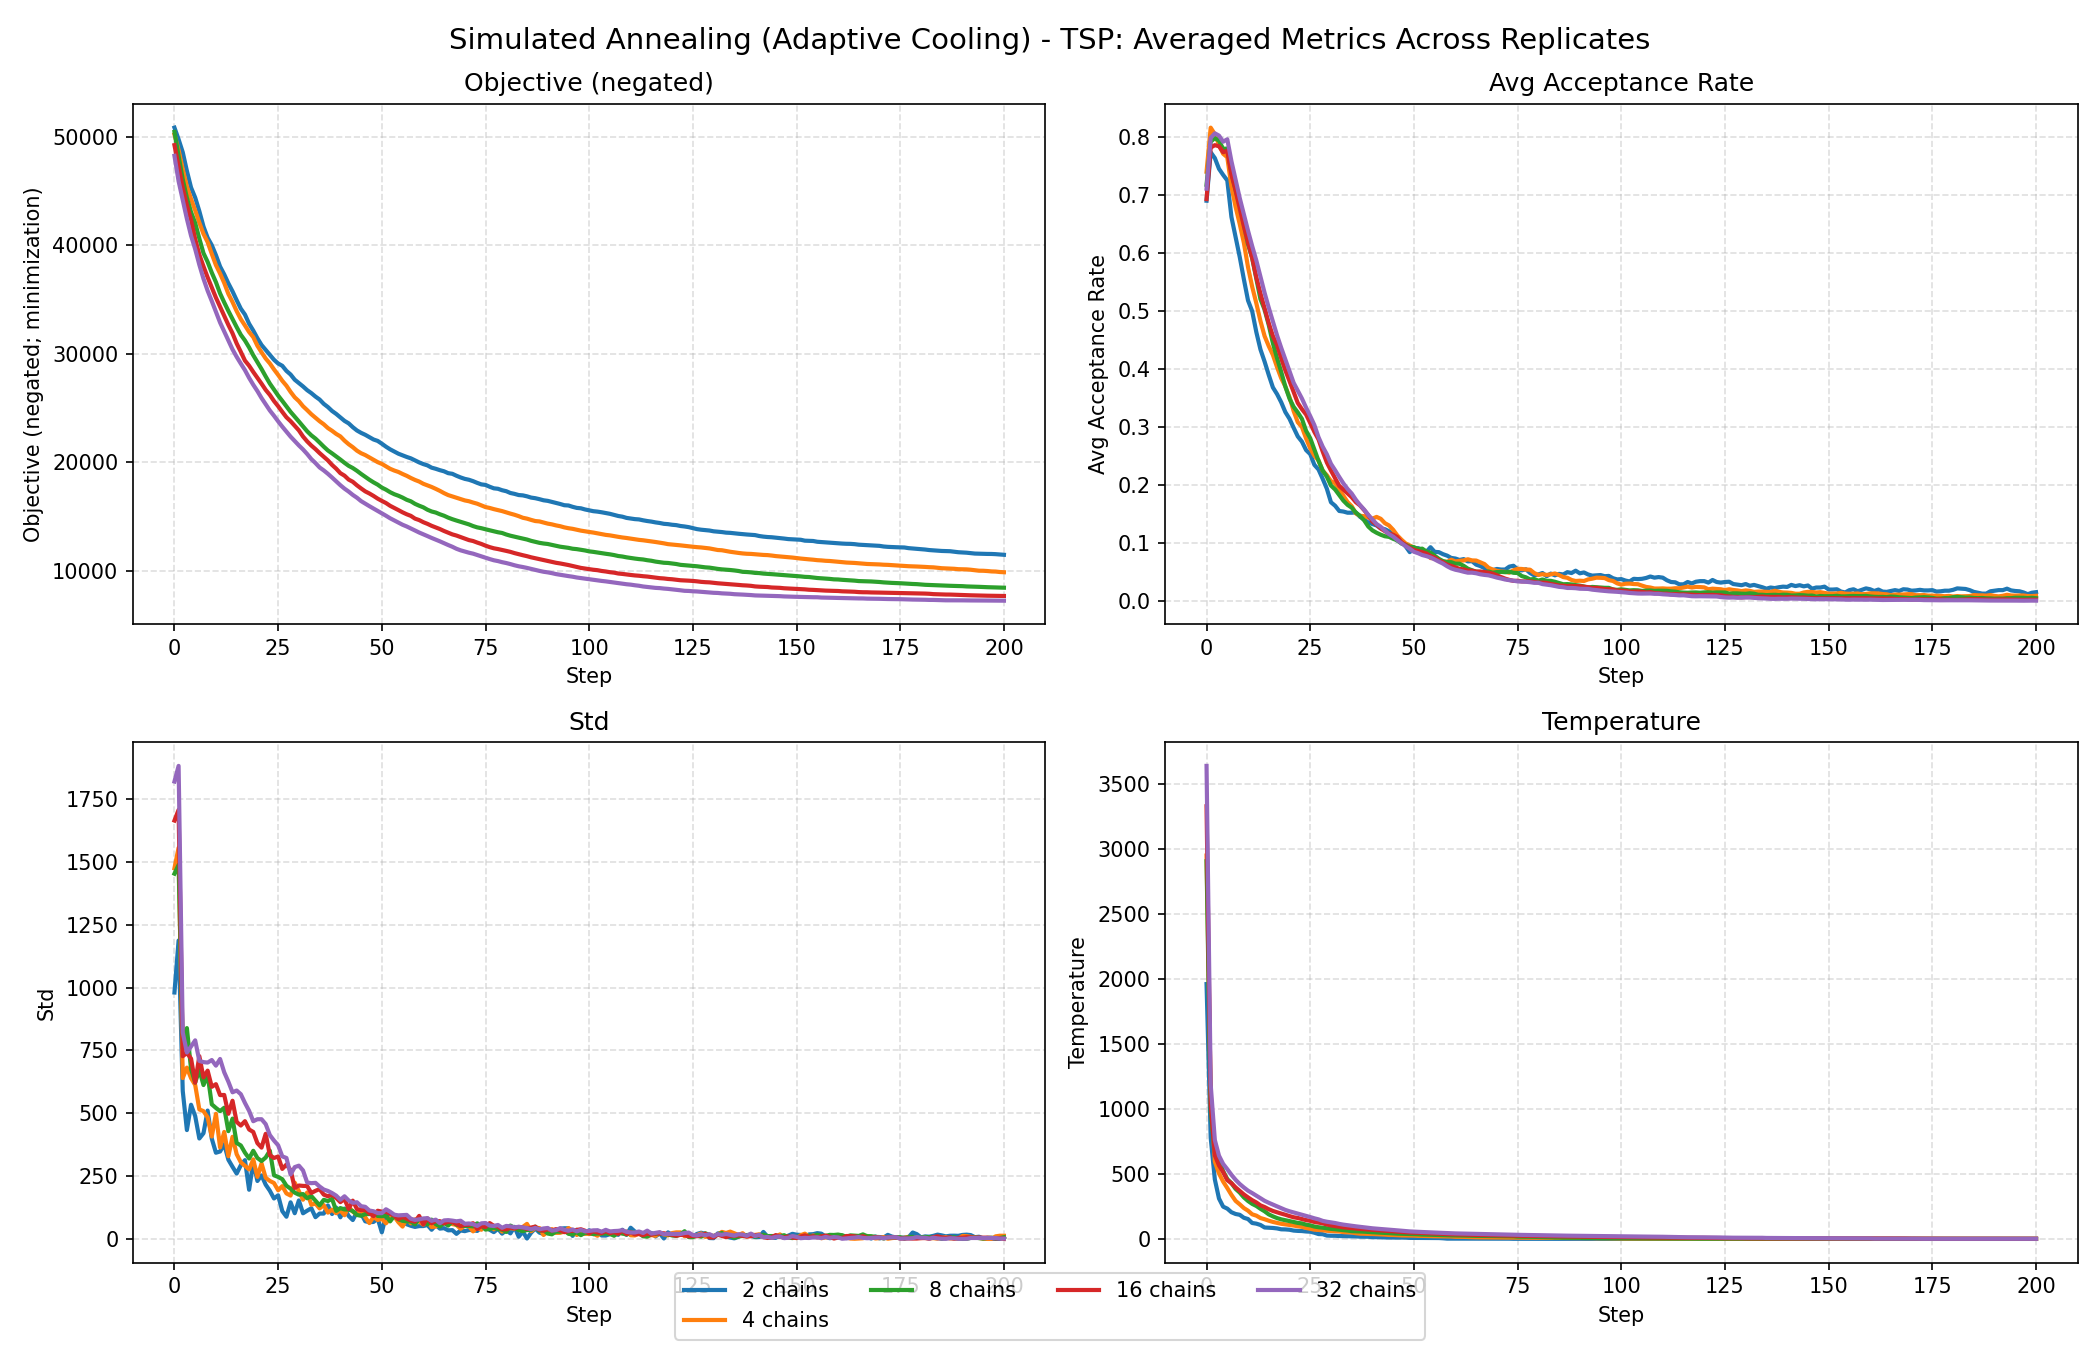

The script that saved this image:
import argparse
import os
import re
import sys
from glob import glob
from typing import Dict, List, Optional, Tuple

try:
    import pandas as pd
    import matplotlib.pyplot as plt
except Exception as exc:  # pragma: no cover
    print("This script requires pandas and matplotlib. Please install them:\n  pip install pandas matplotlib")
    raise


METRICS_TO_AVERAGE = ["best_objective", "avg_acceptance_rate", "std", "temperature"]
CSV_REQUIRED_COLUMNS = ["step", "best_objective", "avg_acceptance_rate", "std", "temperature", "runtime"]


def extract_chain_count_from_name(name: str) -> Optional[int]:
    """
    Extract the first integer found in a folder name to represent the number of chains.
    Supports names like '1', 'chains_4', '4chains', 'nchains-08', etc.
    """
    match = re.search(r"(\d+)", name)
    if not match:
        return None
    try:
        return int(match.group(1))
    except ValueError:
        return None


def discover_chain_dirs(root_dir: str) -> List[Tuple[int, str]]:
    """
    Return a list of tuples (chain_count, absolute_path) for subdirectories in root_dir
    that contain at least one CSV file.
    """
    chain_dirs: List[Tuple[int, str]] = []
    with os.scandir(root_dir) as it:
        for entry in it:
            if not entry.is_dir():
                continue
            chain_count = extract_chain_count_from_name(entry.name)
            if chain_count is None:
                continue
            csvs = glob(os.path.join(entry.path, "*.csv"))
            if not csvs:
                continue
            chain_dirs.append((chain_count, entry.path))
    chain_dirs.sort(key=lambda x: x[0])
    return chain_dirs


def read_and_validate_csv(path: str) -> Optional[pd.DataFrame]:
    """
    Read a CSV and ensure required columns are present. Coerce numeric types sensibly.
    Returns None if validation fails.
    """
    try:
        df = pd.read_csv(path)
    except Exception as exc:  # pragma: no cover
        print(f"Warning: failed to read CSV '{path}': {exc}")
        return None

    missing = [c for c in CSV_REQUIRED_COLUMNS if c not in df.columns]
    if missing:
        print(f"Warning: CSV '{path}' missing required columns: {missing}. Skipping.")
        return None

    # Coerce numeric columns
    for col in ["step"] + METRICS_TO_AVERAGE + ["runtime"]:
        df[col] = pd.to_numeric(df[col], errors="coerce")

    # Drop rows with missing steps
    df = df.dropna(subset=["step"])
    # Ensure integer-like step for safe sorting/grouping
    if not pd.api.types.is_integer_dtype(df["step"]):
        df["step"] = df["step"].round().astype(int)

    # Keep only relevant columns (but keep runtime if needed later)
    keep_cols = ["step"] + METRICS_TO_AVERAGE + ["runtime"]
    df = df[keep_cols]
    return df


def aggregate_folder(folder: str) -> Optional[pd.DataFrame]:
    """
    Aggregate all CSVs in a folder by averaging metrics across replicates at each step.
    Returns a DataFrame with columns: step + METRICS_TO_AVERAGE + runtime (averaged),
    sorted by step.
    """
    csv_paths = sorted(glob(os.path.join(folder, "*.csv")))
    if not csv_paths:
        return None

    frames: List[pd.DataFrame] = []
    for p in csv_paths:
        df = read_and_validate_csv(p)
        if df is None or df.empty:
            continue
        frames.append(df)

    if not frames:
        return None

    all_logs = pd.concat(frames, ignore_index=True)
    # Group by step and average the target metrics
    grouped = (
        all_logs.groupby("step", as_index=False)[METRICS_TO_AVERAGE + ["runtime"]]
        .mean()
        .sort_values("step")
        .reset_index(drop=True)
    )
    return grouped


def plot_metrics(aggregated_by_chains: Dict[int, pd.DataFrame], output_path: str) -> None:
    """
    Plot each metric in METRICS_TO_AVERAGE on its own subplot, comparing lines for different chain counts.
    """
    if not aggregated_by_chains:
        print("No aggregated data to plot.")
        return

    n_metrics = len(METRICS_TO_AVERAGE)
    nrows, ncols = 2, 2

    fig, axes = plt.subplots(nrows=nrows, ncols=ncols, figsize=(14, 9), constrained_layout=True)
    axes = axes.ravel()

    # Consistent color cycle
    chain_counts_sorted = sorted(aggregated_by_chains.keys())

    for idx, metric in enumerate(METRICS_TO_AVERAGE):
        ax = axes[idx]
        for chains in chain_counts_sorted:
            df = aggregated_by_chains[chains]
            if metric not in df.columns or df.empty:
                continue
            ax.plot(df["step"], df[metric], label=f"{chains} chains", linewidth=2)

        if metric == "best_objective":
            ax.set_title("Objective (negated)")
            ax.set_ylabel("Objective (negated; minimization)")
        else:
            ax.set_title(metric.replace("_", " ").title())
            ax.set_ylabel(metric.replace("_", " ").title())
        ax.set_xlabel("Step")
        ax.grid(True, linestyle="--", alpha=0.4)

    # Put legend below all subplots
    handles, labels = axes[0].get_legend_handles_labels()
    if handles and labels:
        fig.legend(handles, labels, loc="lower center", ncols=min(4, len(labels)))
        plt.subplots_adjust(bottom=0.08)

    fig.suptitle("Simulated Annealing (Adaptive Cooling) - TSP: Averaged Metrics Across Replicates", y=0.98, fontsize=14)

    # Save and also display
    plt.tight_layout()
    plt.savefig(output_path, dpi=150)
    print(f"Saved plot to: {output_path}")
    # try:
    #     plt.show()
    # except Exception:
    #     # Headless environments may fail to show; ignore
    #     pass


def main() -> None:
    parser = argparse.ArgumentParser(description="Compare TSP SA results across different numbers of parallel chains.")
    parser.add_argument(
        "--root",
        type=str,
        default=os.path.dirname(os.path.abspath(__file__)),
        help="Root directory containing per-chain subfolders (default: script directory).",
    )
    parser.add_argument(
        "--out",
        type=str,
        default=None,
        help="Path to save the output figure (default: <root>/compare_results.png).",
    )
    args = parser.parse_args()

    root_dir = os.path.abspath(args.root)
    if not os.path.isdir(root_dir):
        print(f"Root directory does not exist or is not a directory: {root_dir}")
        sys.exit(1)

    chain_dirs = discover_chain_dirs(root_dir)
    if not chain_dirs:
        print(f"No valid chain directories with CSVs found under: {root_dir}")
        sys.exit(0)

    aggregated_by_chains: Dict[int, pd.DataFrame] = {}
    for chains, folder in chain_dirs:
        agg = aggregate_folder(folder)
        if agg is None or agg.empty:
            print(f"Warning: no valid data in '{folder}', skipping.")
            continue
        aggregated_by_chains[chains] = agg

    if not aggregated_by_chains:
        print("No aggregated data available after processing all folders.")
        sys.exit(0)

    # Convert maximization to minimization by negating the objective
    for df in aggregated_by_chains.values():
        if "best_objective" in df:
            df["best_objective"] = -df["best_objective"]

    output_path = args.out or os.path.join(root_dir, "compare_results.png")
    plot_metrics(aggregated_by_chains, output_path)


if __name__ == "__main__":
    main()


